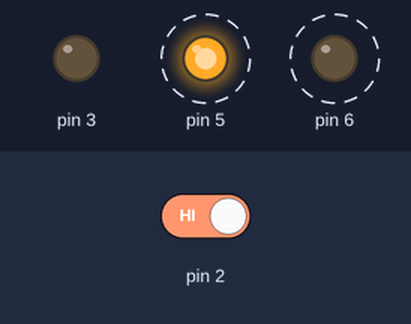
This sketch was run on a simulated Arduino Uno, built with avr-gcc and run on an emulated ATmega328P. Shown: output pins drawn as LEDs (lit = HIGH). Dashed ring = blinking. The inputs (shaded band) are chosen by the test bench; at power-on: pin 2 HIGH.

Above: at 1.8 s.
1.9 s: pin 2 driven LOW
At 3.2 s:
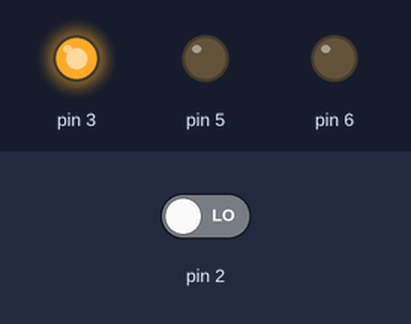
3.5 s: pin 2 driven HIGH
At 3.62 s:
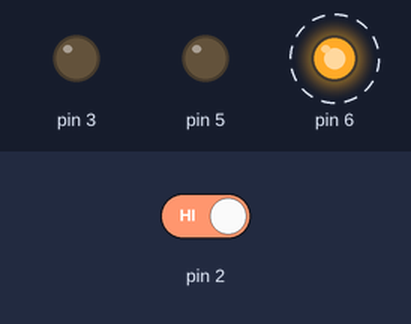
Timing chart, 0 to 12.5 s (numbered marks = the images above; inputs shaded):
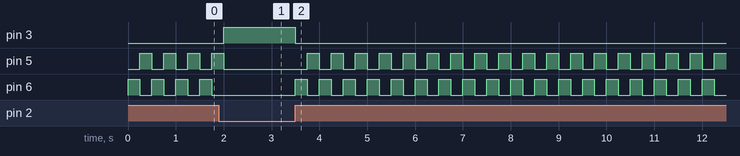

Measured:
- after the input at 1.9 s, pin 3: LOW → HIGH after 0.10 s; pin 5: goes on until 2.0 s, then stays LOW; pin 6: stops changing and stays LOW
- after the input at 3.5 s, pin 3: HIGH → LOW at once; pin 5: alternates HIGH for 0.25 s and LOW for 0.25 s, starting after 0.25 s; pin 6: alternates HIGH for 0.25 s and LOW for 0.25 s, starting at once
- by itself, pin 5, pin 6: alternates HIGH for 0.25 s and LOW for 0.25 s

The sketch:

HW2-SpaceShip.ino
```cpp
int switchState = 0;

void setup() {
  pinMode(3, OUTPUT);
  pinMode(5, OUTPUT);
  pinMode(6, OUTPUT);
  pinMode(2, INPUT);
}

void loop() {
  switchState = digitalRead(2);

  if (switchState == LOW) {
    digitalWrite(3, HIGH);
    digitalWrite(5, LOW);
    digitalWrite(6, LOW);
  } else {
    digitalWrite(3, LOW);
    digitalWrite(5, LOW);
    digitalWrite(6, HIGH);


    delay(250);
    digitalWrite(5, HIGH);
    digitalWrite(6, LOW);
    delay(250);
  }
}
```
